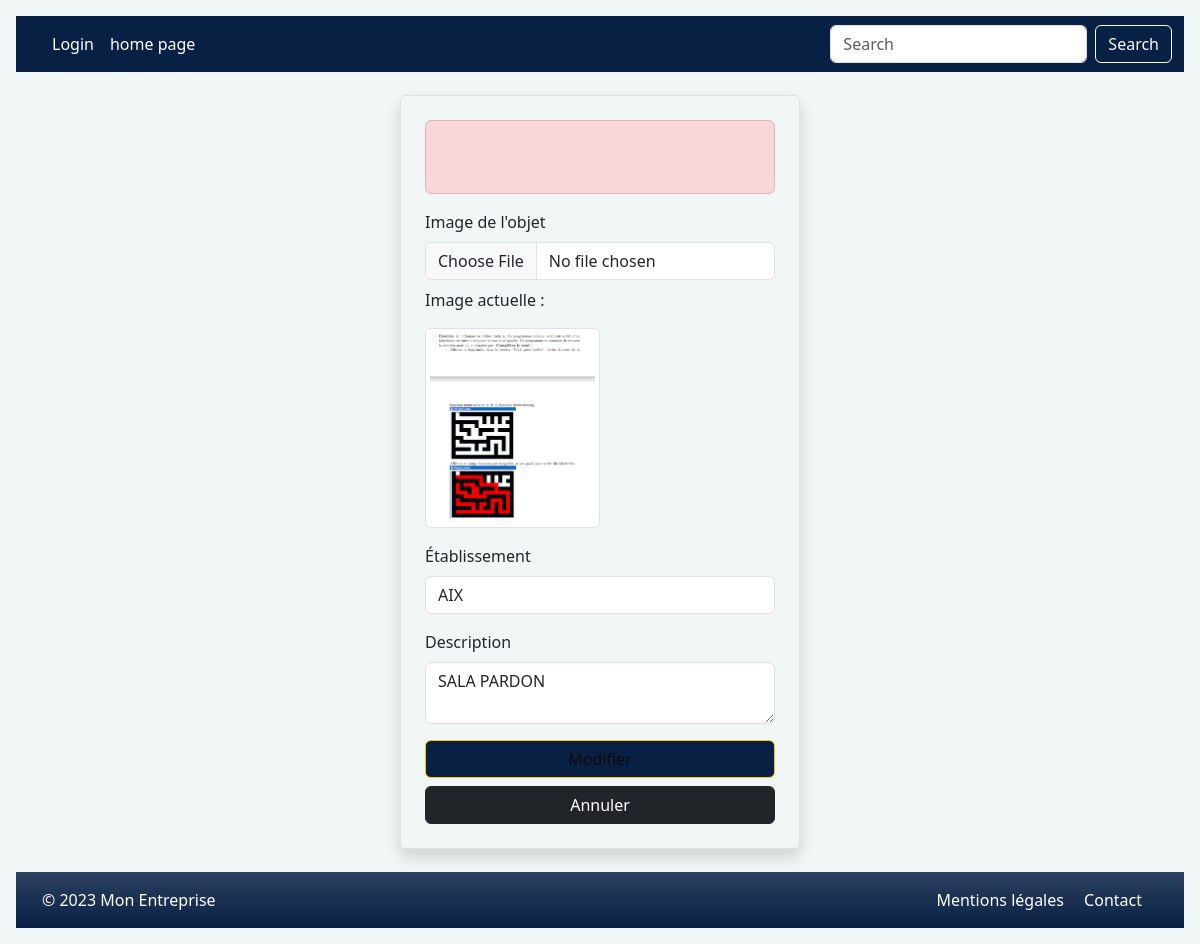
Before: /modifier_obj/15 with the older database file.
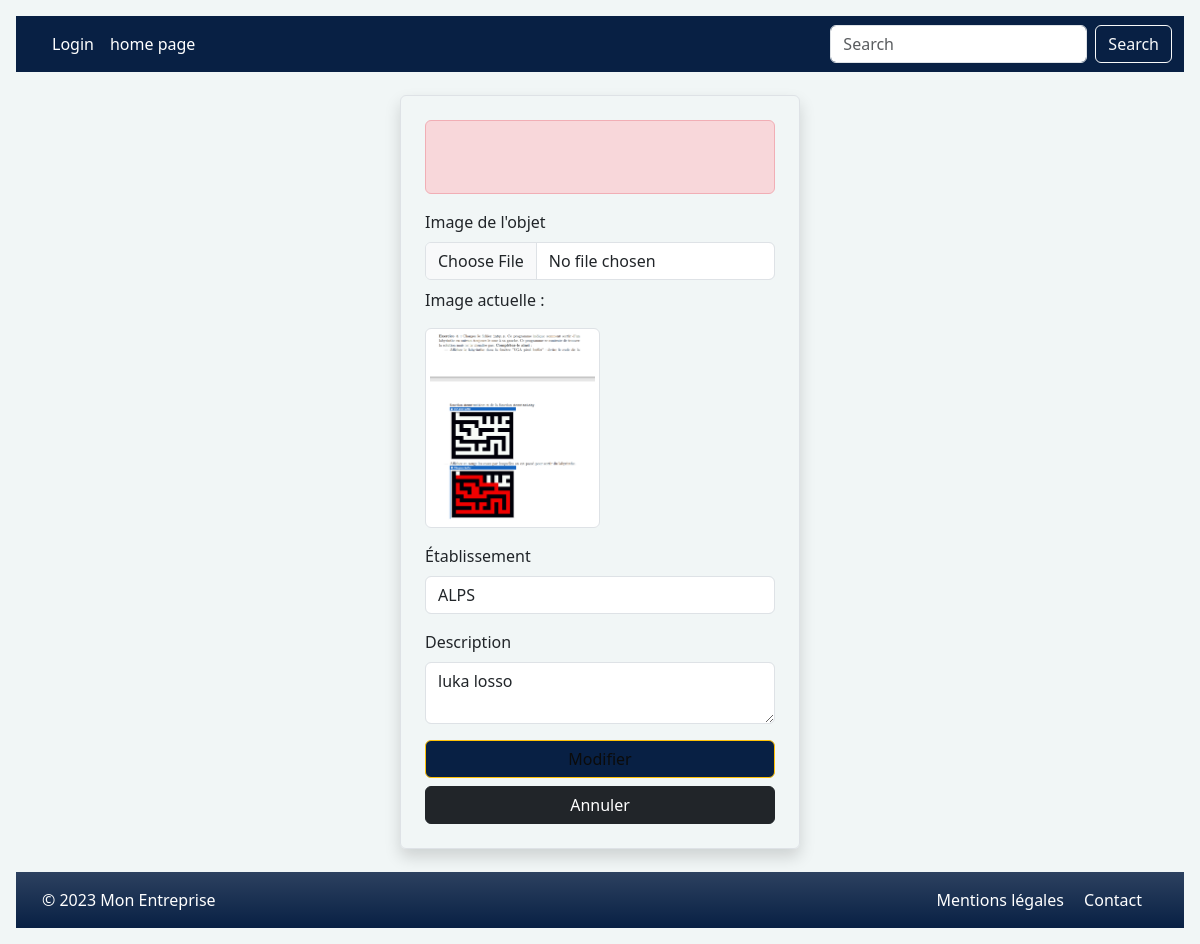
After: the same page with the newer database file.
### tables this page shows
CREATE TABLE objet (id INTEGER PRIMARY KEY AUTOINCREMENT,image TEXT,etid INTEGER,post TEXT,FOREIGN KEY (etid) REFERENCES etablissement(id));

CREATE TABLE etablissement(id INTEGER PRIMARY KEY AUTOINCREMENT,name TEXT,adress TEXT);

### server.py (the view)
@app.route('/modifier_obj/<int:id>', methods=['GET'])
def modifier_obj(id):
    objet = model.detail_objet(id)
    courant = model.get_etablissement_name(objet['etid'])
    etablissements = model.liste_etablissement()
    return render_template('updateobjet.html',
                         objet=objet,
                         courant=courant,
                         etablissements=etablissements)

### data_model.py (called while the page is built)
def db_fetch(query, args=(), all=False, db_name=DBFILENAME):
    try:
        with sqlite3.connect(db_name) as conn:
            conn.row_factory = sqlite3.Row
            cur = conn.execute(query, args)
            if all:
                rows = cur.fetchall()
                return [dict(row) for row in rows] if rows else []
            else:
                row = cur.fetchone()
                return dict(row) if row else None
    except sqlite3.Error as e:
        print(f"Erreur SQLite: {e}")
        return None if not all else []
    except Exception as e:
        print(f"Erreur inattendue: {e}")
        return None if not all else []

  def detail_objet(self,id):
    found=db_fetch('SELECT * FROM objet WHERE id=?',(id,))
    return found

  def liste_etablissement(self):
    res= db_fetch('SELECT * FROM etablissement order by id', all= True)
    return res

  def get_etablissement_name(self, etid):
    etab = db_fetch("SELECT name FROM etablissement WHERE id = ?", (etid,))
    return etab['name'] if etab else "Inconnu"

### templates/updateobjet.html (shortened to what this page needs)
{%include "header.html" %}
<div class="min-vh-100 d-flex justify-content-center align-items-center">
    <form class="border p-4 rounded shadow" style="width: 400px;" action="{{ url_for('modifier_obj', id=objet.id) }}" method="post" enctype="multipart/form-data">
        <div class="alert alert-danger text-center py-4">
        </div>
        <div class="mb-3">
            <label for="image" class="form-label">Image de l'objet</label>
            <input class="form-control" type="file" name="image" id="image" accept="image/*" {% if not objet %}required{% endif %}>
            {% if objet and objet.image %}
            <div class="mt-2">
                <p>Image actuelle :</p>
                <img src="{{ url_for('static', filename='uploads/' + objet.image) }}"
                     class="img-thumbnail"
                     style="max-height: 200px;">
            </div>
            {% endif %}
        </div>
        <div class="mb-3">
            <label for="etablissement" class="form-label">Établissement</label>
            <input class="form-control" name="etablissement" list="etablissement"
                   id="etablissement" placeholder="Votre établissement" value="{{courant}}" required>
        </div>
        <div class="mb-3">
            <label for="post" class="form-label">Description</label>
            <textarea class="form-control" name="post" id="post"
                      placeholder="Décrivez l'objet en quelques mots" required>{{objet.post}}</textarea>
        </div>
        <button type="submit" class="btn btn-warning navbar-custom w-100 mb-2">
            <span style="color: rgb(11, 11, 11);">Modifier</span>
        </button>
        <a href="{{ url_for('detail', id=objet.id) }}" class="btn btn-dark w-100">Annuler</a>
    </form>
</div>
{% include "footer.html" %}

### templates/header.html (shortened to what this page needs)
<!doctype html>
<html lang="en">
  <head>
    <link href="https://cdn.jsdelivr.net/npm/bootstrap@5.3.3/dist/css/bootstrap.min.css" rel="stylesheet">
    <link href="https://getbootstrap.com/docs/5.3/assets/css/docs.css" rel="stylesheet">
    <link rel="stylesheet" href="static/form.css">
  </head>
  <body class="p-3 m-0 border-0 bd-example m-0 border-0  d-flex flex-column min-vh-100">
    <nav class="navbar navbar-expand-lg navbar-custom">
      <div class="container-fluid">
        <div class="collapse navbar-collapse" id="navbarSupportedContent">
          <ul class="navbar-nav me-auto mb-2 mb-lg-0">
            {% if 'username'  in session %}
            <li class="nav-item">
              <a class="nav-link active" aria-current="page" href="/index">Home</a>
            </li>
            <li class="nav-item">
              <a class="nav-link active" aria-current="page" href="/newobjet">vous avez trouver un objet</a>
            </li>
            <li class="nav-item dropdown">
              <a class="nav-link dropdown-toggle" href="#" role="button" data-bs-toggle="dropdown" aria-expanded="false">
                Menu
              </a>
              <ul class="dropdown-menu" style="background-color: #082044;">
                <li><a class="dropdown-item  " href="/profil">Profile</a></li>
                <li><a class="dropdown-item" href="#">Settings</a></li>
                <li><hr class="dropdown-divider"></li>
                <li><a class="dropdown-item" href="/logout">Logout</a></li>
              </ul>
            </li>
            {% else %}
             <li class="nav-item">
              <a class="nav-link" href="/login">Login</a>
            </li>
            <li class="nav-item">
              <a class="nav-link" href="/">home page</a>
            </li>
            {% endif %}
          </ul>
          <form class="d-flex" role="search">
            <input class="form-control me-2" type="search" placeholder="Search" aria-label="Search">
            <button class="btn btn-outline-light" type="submit">Search</button>
          </form>
        </div>
      </div>
    </nav>
    <main class="flex-grow-1">

### templates/footer.html (shortened to what this page needs)
</main>
<footer class="navbar-custom bg-gradient py-3 text-white" style="--bs-bg-opacity: 0.9;">
    <div class="container">
        <div class="row">
            <div class="col-md-6 text-center text-md-start">
                &copy; 2023 Mon Entreprise
            </div>
            <div class="col-md-6 text-center text-md-end">
                <a href="#" class="text-white text-decoration-none me-3">Mentions légales</a>
                <a href="#" class="text-white text-decoration-none me-3">Contact</a>
            </div>
        </div>
    </div>
</footer>
</body>
</html>

### static/form.css (style rules this page uses)
body { background-color: rgb(241, 246, 246); }
.navbar-custom { background-color: #082044; }
.navbar-custom .navbar-brand, .navbar-custom .nav-link, .navbar-custom .dropdown-item { color: white !important; }

Changed rows visible on the page:
no longer on this page (row unchanged): etablissement: etablissement "AIX"
changed objet: post "SALA PARDON" → "luka losso"
now on this page (row unchanged): etablissement: etablissement "ALPS"
